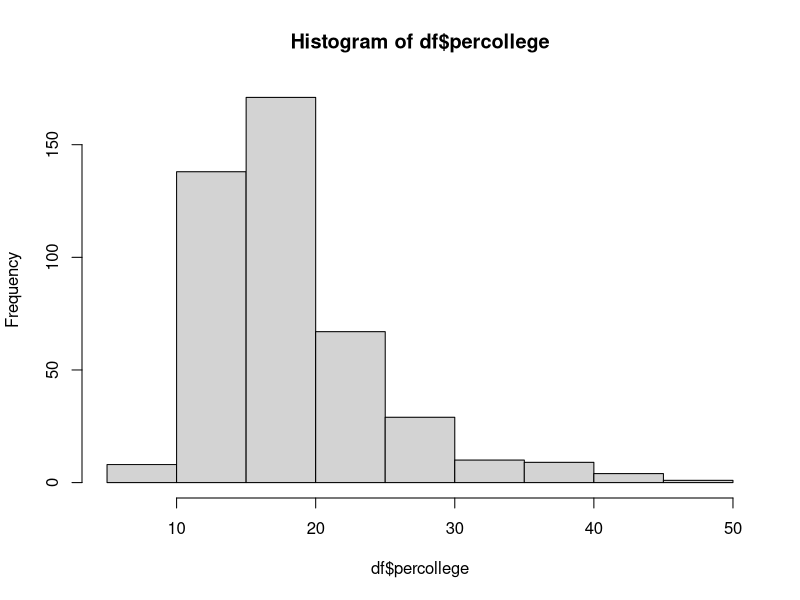
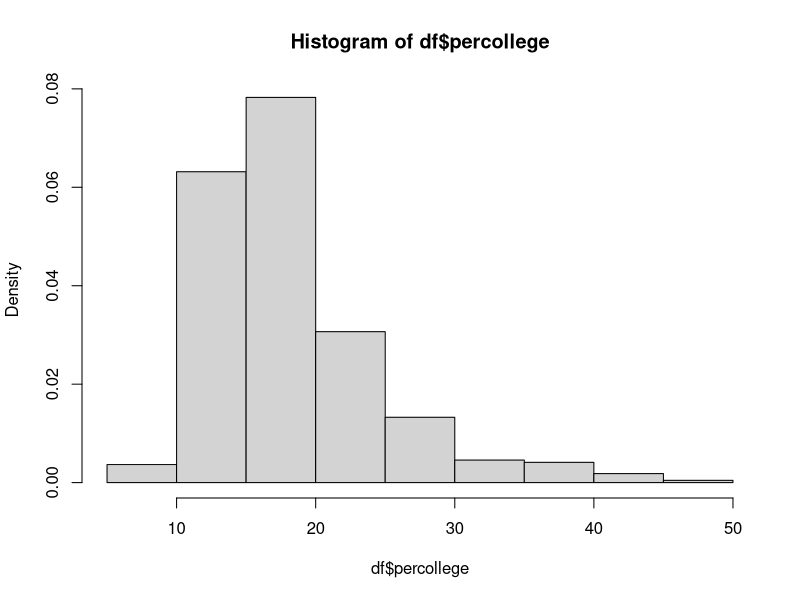
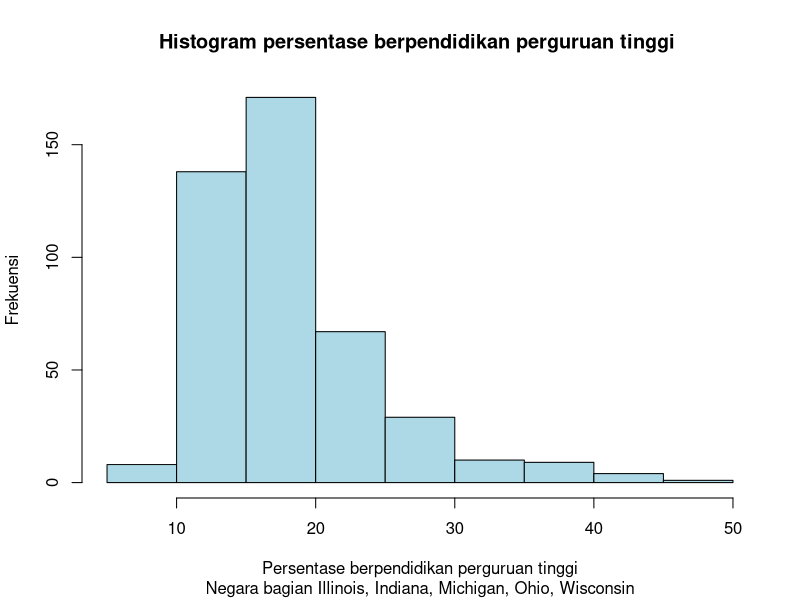
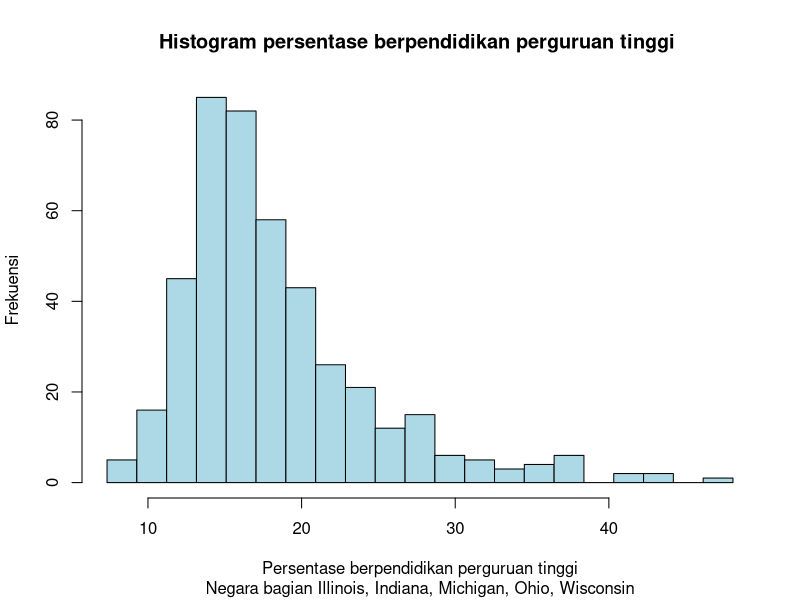
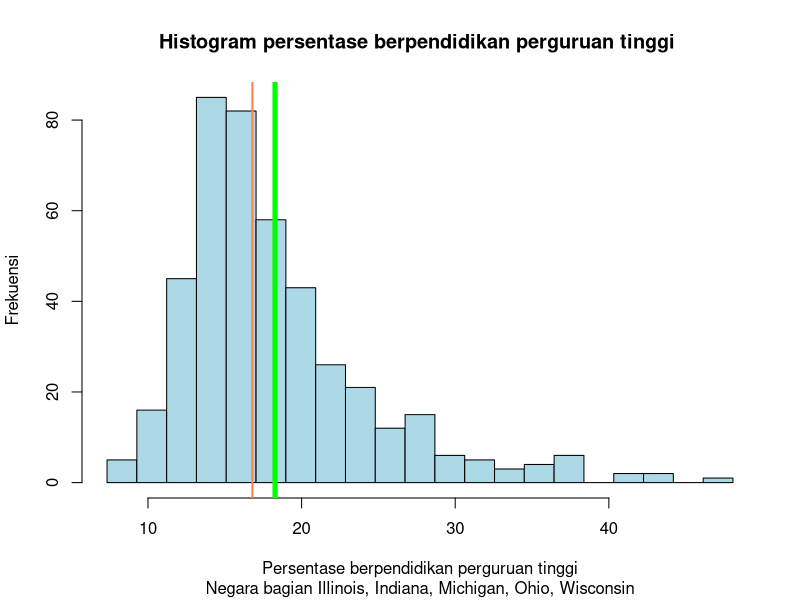
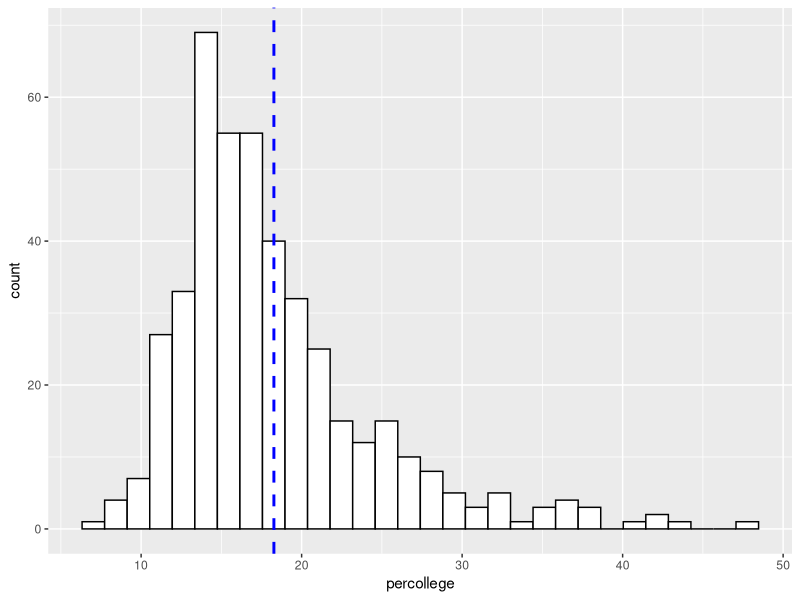
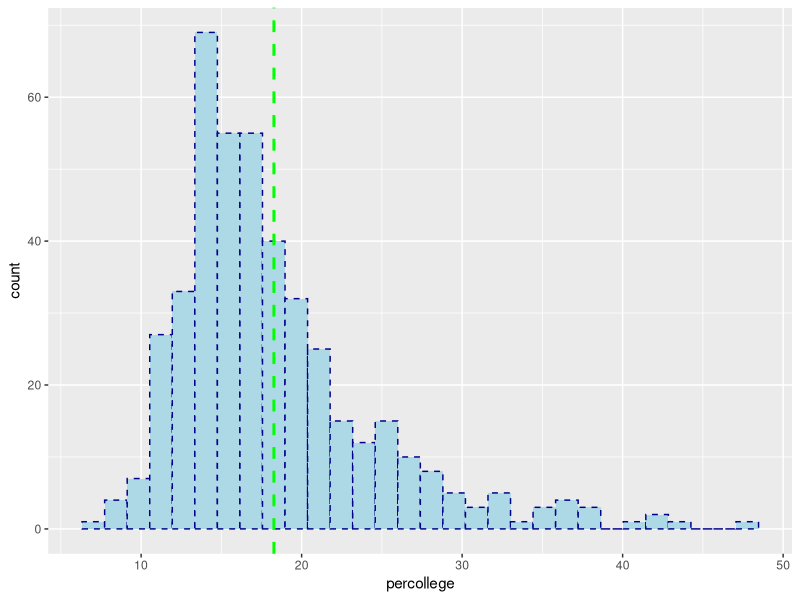
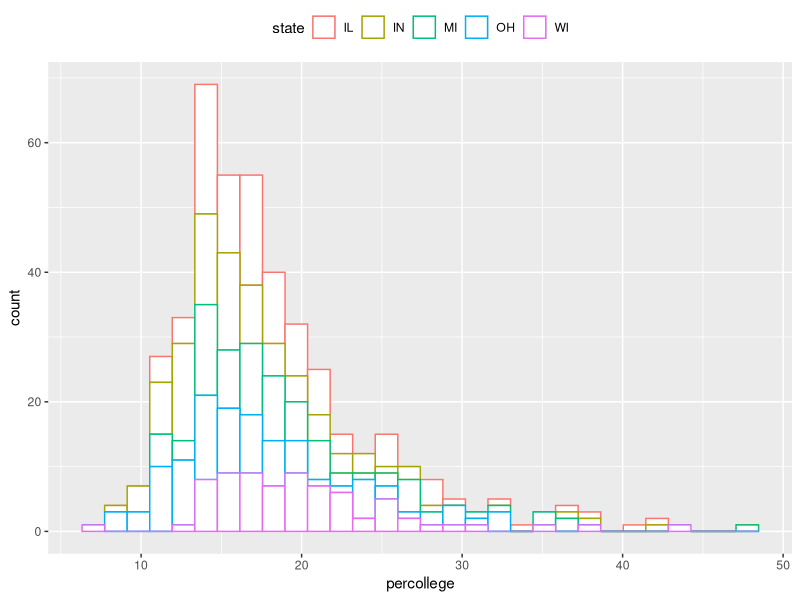

The R source for these figures, in order:
## ---- chunk 1
df <- read.csv2("data.csv")
head(df)
## ---- chunk 2
hist(df$percollege)
hist(df$percollege, freq = F)
## ---- chunk 3
hist (df$percollege,
      main ='Histogram persentase berpendidikan perguruan tinggi ',
      sub = 'Negara bagian Illinois, Indiana, Michigan, Ohio, Wisconsin',
      ylab = 'Frekuensi',
      xlab = 'Persentase berpendidikan perguruan tinggi',
      col = 'light blue')
hist (df$percollege,
      main ='Histogram persentase berpendidikan perguruan tinggi ',
      sub = 'Negara bagian Illinois, Indiana, Michigan, Ohio, Wisconsin',
      ylab = 'Frekuensi',
      xlab = 'Persentase berpendidikan perguruan tinggi',
      col = 'light blue',
      breaks = seq(min(df$percollege), max(df$percollege), length.out = 21+1))

## ---- chunk 4
hist (df$percollege,
      main ='Histogram persentase berpendidikan perguruan tinggi ',
      sub = 'Negara bagian Illinois, Indiana, Michigan, Ohio, Wisconsin',
      ylab = 'Frekuensi',
      xlab = 'Persentase berpendidikan perguruan tinggi',
      col = 'light blue',
      breaks = seq(min(df$percollege), max(df$percollege), length.out = 21+1))
abline(v=median(df$percollege),col="coral",lwd=2)
abline(v=mean(df$percollege), col="green", lwd=5)

## ---- chunk 5
library(ggplot2)
ggplot(df, aes(x=percollege)) + 
  geom_histogram(color="black", fill="white")+
  geom_vline(aes(xintercept=mean(percollege)),
            color="blue", linetype="dashed", size=1)
ggplot(df, aes(x=percollege)) + 
  geom_histogram(color="dark blue", fill="light blue", linetype="dashed")+
  geom_vline(aes(xintercept=mean(percollege)),
            color="green", linetype="dashed", size=1)
## ---- chunk 6
ggplot(df, aes(x=percollege, color=state)) +
  geom_histogram(fill="white")+
  theme(legend.position="top")

library(plyr)
rataan<-ddply(df, "state", summarise, rata2=mean(percollege))
ggplot(df, aes(x=percollege, color=state)) +
  geom_histogram(fill="white")+
  geom_vline(data=rataan, aes(xintercept=rata2, color=state),
             linetype="dashed")+
  theme(legend.position="top")

ggplot(df, aes(x=percollege, color=state)) +
  geom_histogram(fill="white")+
  geom_vline(data=rataan, aes(xintercept=rata2, color=state),
             linetype="dashed")+
  theme(legend.position="top")+
  scale_color_grey() 



  
## ---- chunk 7
ggplot(df, aes(x=percollege))+
  geom_histogram(color="black", fill="white")+
  facet_grid(state ~ .)+
  geom_vline(data=rataan, aes(xintercept=rata2, color="red"),
             linetype="dashed")
## ---- chunk 8
library(ggplot2)
ggplot(data = df, aes(x=percollege)) +
  geom_histogram(aes(fill=state)) +
  scale_fill_brewer(palette="Set2") +
  facet_wrap( ~ state, ncol=1) +
  xlab("Persentase berpendidikan perguruan tinggi") +
  ylab("Frekuensi") +
  theme_bw() +
  ggtitle("Percollege by State\n")

## ---- chunk 9
library(gganimate)
animasi<- ggplot(df,aes(percollege)) + 
  geom_histogram(col = "white",fill = "blue") + 
  transition_states(state,5,0.5, wrap = F)+
  view_follow(fixed_x = T)

animasi

## ---- chunk 10
boxplot(df$percchildbelowpovert)
## ---- chunk 11
boxplot(df$percchildbelowpovert, horizontal = T,
        main = "% of Child Below\nThe Poverty Line in The Midwest", col = "red")
## ---- chunk 12
boxplot(percchildbelowpovert ~ state, data = df)
boxplot(percchildbelowpovert ~ inmetro, data = df)
## ---- chunk 13
boxplot(percchildbelowpovert ~ inmetro, data = df, ylim = c(0, 100))
## ---- chunk 14
boxplot(percchildbelowpovert ~ inmetro, data = df, ylim = c(0, 100),
        col = c("red", "blue"))
## ---- chunk 15
boxplot(percchildbelowpovert ~ inmetro, data = df, ylim = c(0, 100),
        col = c("red", "blue"), xaxt = "n")
# untuk memodifikasi salah satu sumbu
axis(1, at = 1:2, labels = c("No", "Yes"))
## ---- chunk 16
boxplot(percchildbelowpovert ~ state, data = df)
## ---- chunk 17
boxplot(df$percchildbelowpovert ~
                reorder(df$state, df$percchildbelowpovert, FUN = median))
## ---- chunk 18
state.reord <- reorder(df$state, df$percchildbelowpovert, FUN = median)
boxplot(df$percchildbelowpovert ~ state.reord)
## ---- chunk 19
library(tidyverse)
boxplot(df$percchildbelowpovert ~ fct_rev(state.reord)) # reverse factor order
## ---- chunk 20
boxplot(df$percchildbelowpovert ~ state.reord,
        col = c("darkred", "red", "white", "blue", "darkblue"))
boxplot(percchildbelowpovert ~ state.reord, data = df,
        col = c("darkred", "red", "white", "blue", "darkblue"))
## ---- chunk 21
boxplot(df$percchildbelowpovert ~ state.reord,
        col = c("darkblue", "blue", "white", "red", "darkred"),
        main = "Child Poverty Rate in Midwest Counties,\nGrouped by States",
        xlab = "State", ylab = "% of Child Living Under Poverty Line",
        ylim = c(0, 100))
# menambahkan garis horizontal dan teks
abline(h = 50, lty = "dashed", col = "grey")
text(x = 2, y = 64.31 + 7, labels = "Menominee, WI", cex = .725)

max(df$percchildbelowpovert)
df$county[df$percchildbelowpovert == max(df$percchildbelowpovert)]
## ---- chunk 22
library(ggplot2)
ggplot(data = df, mapping = aes(y = percchildbelowpovert)) + geom_boxplot()
## ---- chunk 23
bp.child.povr <- ggplot(data = df, mapping = aes(y = percchildbelowpovert)) +
        geom_boxplot()
## ---- chunk 24
bp.child.povr + theme_light()
bp.child.povr + theme_bw()
bp.child.povr + theme_classic()
bp.child.povr + theme_minimal()
bp.child.povr + theme_void()  # akan berguna jika menggunakan peta choropleth
## ---- chunk 25
bp.cp.inmet <- ggplot(
        data = df, mapping = aes(x = as.factor(inmetro),  # faktor krn kategorik
                                 y = percchildbelowpovert)
) + geom_boxplot()

bp.cp.inmet + theme_classic()
## ---- chunk 26
cp.inmet.col <- ggplot(
        data = df, mapping = aes(x = as.factor(inmetro),
                                 y = percchildbelowpovert,
                                 fill = as.factor(inmetro))
)
## ---- chunk 27
cp.inmet.col + geom_boxplot(fill = "orange") + theme_classic()
cp.inmet.col + geom_boxplot(fill = "orange", alpha = .35) + theme_classic()
## ---- chunk 28
cp.inmet.col + geom_boxplot(fill = "orange", color = "brown") + theme_classic()
cp.inmet.col + geom_boxplot(fill = c("red", "blue")) + theme_classic()
## ---- chunk 29
cp.inmet.col + geom_boxplot(fill = c("red", "blue")) + theme_classic()
## ---- chunk 30
cp.inmet.col + geom_boxplot(fill = c("red", "blue"))  + theme_classic() +
        coord_flip()
## ---- chunk 31
cp.inmet.col + geom_boxplot(fill = c("red", "blue")) + theme_classic() +
        xlab("County considered in a metro area?") +
        ylab("% of Child Living Under Poverty") +
        scale_x_discrete(breaks = c(0, 1), labels = c("No", "Yes")) +
        ylim(0, 100)
## ---- chunk 32
ggplot(df, aes(x = reorder(state, percchildbelowpovert, median),
               y = percchildbelowpovert)) +
        geom_boxplot()
## ---- chunk 33
# state.reord telah dideklarasikan sebelumnya
cp.state <- ggplot(df, aes(x = state.reord, y = percchildbelowpovert,
                           color = state.reord))

cp.state + geom_boxplot()
## ---- chunk 34
cp.state + geom_boxplot() + scale_x_discrete(limits = rev(levels(state.reord)))
## ---- chunk 35
cp.state + geom_boxplot() + geom_jitter(alpha = .5) + scale_x_discrete() +
        theme(legend.position="none")  # menghilangkan legenda
